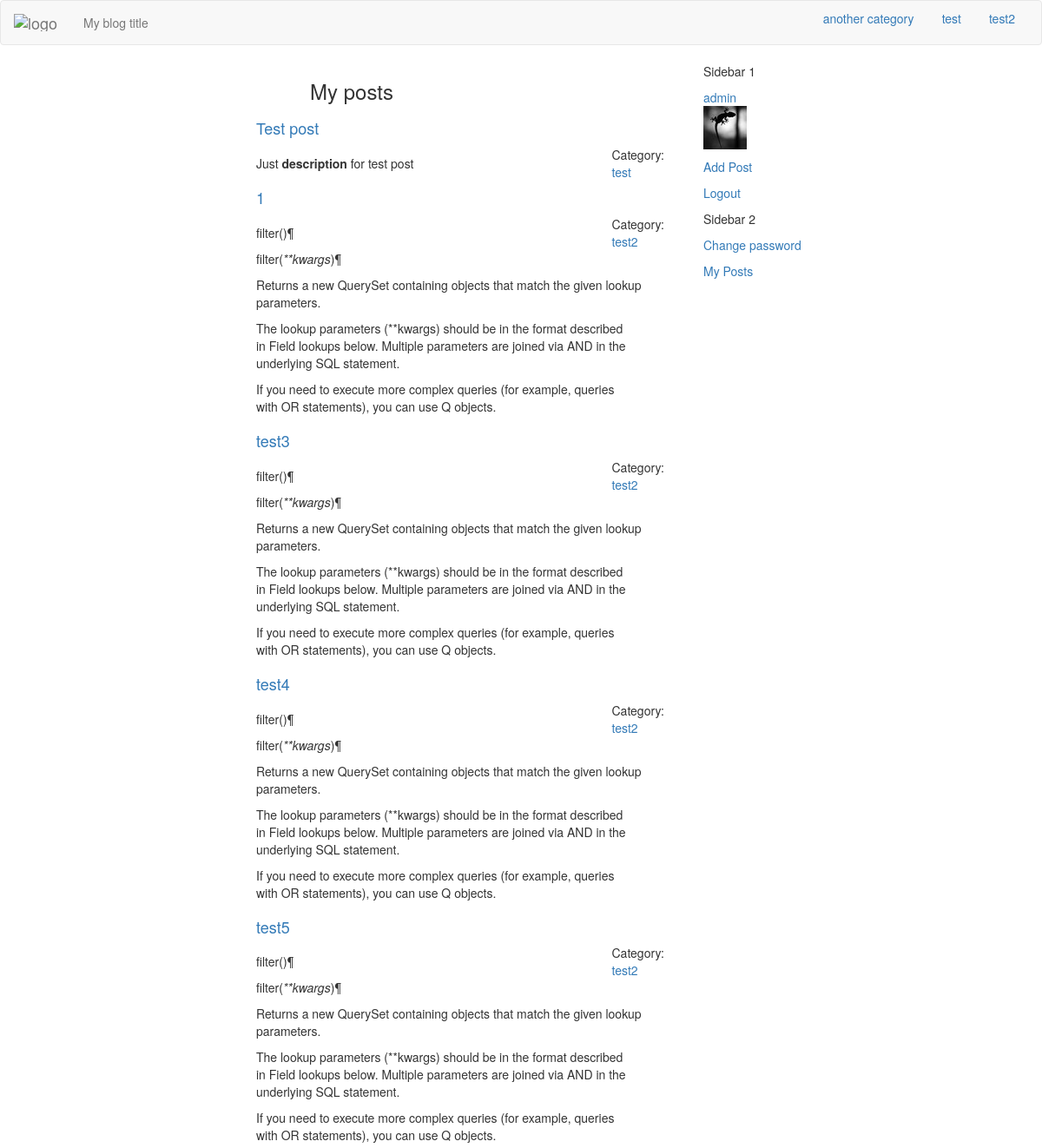
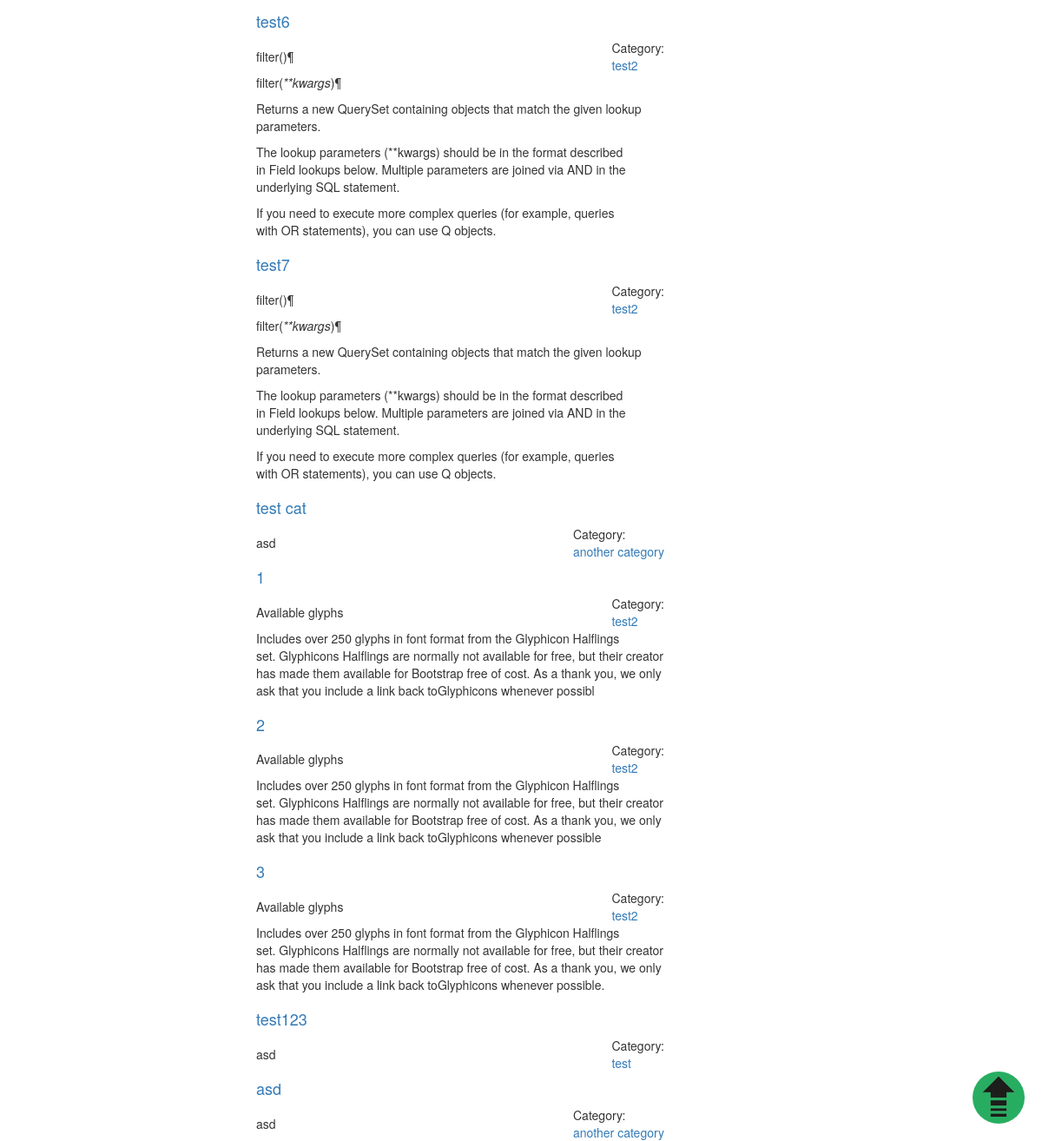
The app's page /dashboard/my-posts/ (signed in), older data (2 pictures, top to bottom).
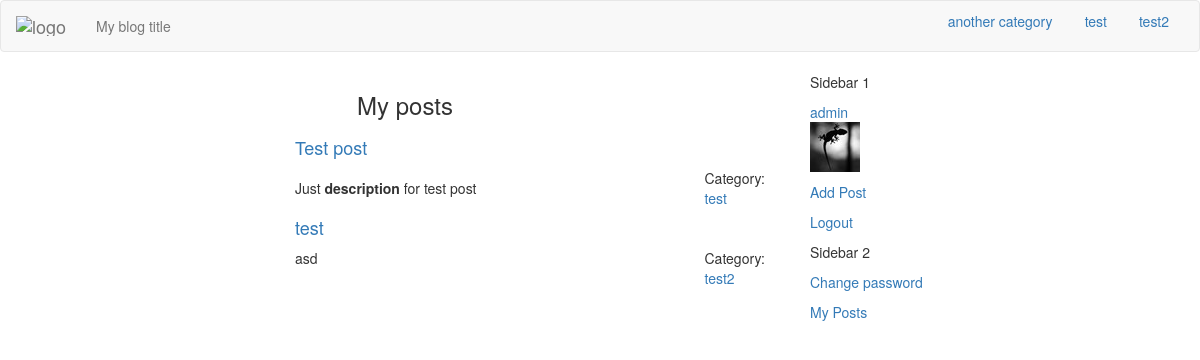
The same page, newer data.
### blog/models.py (models this page shows, shortened)
class Category(models.Model):
    index_together = [
    ["id","name", "order", "slug"],
    ]
    name = models.CharField(max_length=30, unique=True)
    description = models.TextField(max_length=250)
    slug = models.SlugField("URL",blank=True, max_length=150)
    order = models.SmallIntegerField(blank=True, default=1)
    def __str__(self):
        return self.name

class myUser(AbstractBaseUser):
    index_together = [
    ["id", "username", "avatar"],
    ]
    username = models.CharField("Username", max_length=30,
                                blank=False,
                                unique=True)
    avatar = ProcessedImageField(upload_to='avatars',
                                 processors=[ResizeToFit(50, 50)],
                                 format='JPEG',
                                 options={'quality': 90}, blank=True)
    email = models.EmailField(unique=True, blank=False)
    is_active = models.BooleanField("Is active", default=True)
    is_it_staff = models.BooleanField("Is stuff", default=False)
    is_it_superuser = models.BooleanField("Is admin", default=False)
    moderated = models.BooleanField("Moderated", default=True)
    last_login = models.DateTimeField(auto_now=True)
    date_joined = models.DateTimeField(auto_now_add=True)
    REQUIRED_FIELDS = ['email',]
    USERNAME_FIELD = 'username'
    objects = MyUserManager()
    def get_avatar(self):
        return mark_safe('<img src="%s" class ="img-responsive"/>'\
                         % (self.avatar.url))
    get_avatar.short_description = 'Current avatar'

class Post(models.Model):
    index_together = [
    ["title", "description", "post_thumbnail", "author", "category",
     "url", "published", "status"],
    ]
    title = models.CharField(max_length=150)
    description = models.CharField(max_length=150)
    text = models.TextField()
    today = datetime.date.today()
    post_image = models.ImageField(upload_to =
                        str(today.year)+'/'
                        +str(today.month)+'/'+str(today.day)+'/', blank=True)
    post_image.short_description = 'Image'
    post_thumbnail = ImageSpecField(source='post_image',
                                processors=[ResizeToFit(640, 480)],
                                format='JPEG',
                                options={'quality': 85})
    def get_image(self):
        return mark_safe('<img src="%s" class ="img-responsive center-block"/>'\
                         % (self.post_thumbnail.url))
    get_image.short_description = 'Thumbnail'
    created = models.DateTimeField(auto_now_add=True)
    edited = models.DateTimeField(auto_now=True)
    published = models.DateTimeField(default=timezone.now)
    author = models.ForeignKey(settings.AUTH_USER_MODEL,
                               default = 1,
                               on_delete=models.SET_DEFAULT) ###
    category = models.ForeignKey('Category')
    tags = models.ManyToManyField('Tag',
                                        related_name='posts',
                                        related_query_name='tag',
                                        blank=True, null= True)
    url = models.SlugField(blank=True)
    STATUS = (
                ("D", "Draft"),
                ("P","Published"),
    )
    status = models.CharField(max_length=1, choices=STATUS, default="D")
    ordering = ('-published',)
    def get_absolute_url(self):
        cat_url = slugify(self.category)
        post_url = slugify(self.title)
        return "/%s/%s-%i/" % (cat_url, self.url, self.id)

### blog/views.py (the view)
# urls.py: url(r'^dashboard/my-posts/$', views.my_posts, name='my_posts'),
@login_required
def my_posts(request):
    posts = Post.objects.filter(author=request.user.id)
    return render(request, 'dash-my-posts.html', {'posts':posts,
                                              'cat_list': cat_list})

### blog/authentication.py (called while the page is built)
    def get_user(self, user_id):
        try:
            return User.objects.get(pk=user_id)
        except User.DoesNotExist:
            return None

### templates/dash-my-posts.html (shortened to what this page needs)
{% extends "dashboard.html" %}
{% load imagekit %}
{% block content %}
<h3 class="text-center">My posts</h3>
<div class="container-fluid">
{% if posts %}
    {% for post in posts %}
    <div class="row">
    <div class="col-md-4">
    </div>
      <div class="col-md-8">
       <a href="{{ post.get_absolute_url }}" >
         <h4 class="post-title-dash text-center">{{ post.title }} </h4></a>
         <div class="pull-right">Category:
           <a href="
           {% url 'category' category=post.category|slugify %}">
           {{post.category}}</a>
         </div>
            <p class="post-description">{% autoescape off %}
              {{ post.description }}{% endautoescape %}</p>
         </div>
         </div>
    {% endfor %}
{% else %}
<p>
  No posts yet!
</p>
{% endif %}
</div>
{% endblock %}

### templates/dashboard.html (shortened to what this page needs)
{% extends "index.html" %}

### templates/index.html (shortened to what this page needs)
{% load staticfiles %}
{% load compress %}
<!DOCTYPE html>
<html>
<head>
    {% compress css %}
    <link rel="stylesheet" href="/static/css/backtotop.css" type="text/css">
    <link rel="stylesheet" href="/static/css/bootstrap.min.css" type="text/css" />
    <link rel="stylesheet" href="/static/css/custom.css" type="text/css" />
    <link rel="stylesheet" href="/static/css/summernote.css" rel="stylesheet">
    <link rel="stylesheet" href="/static/css/django_summernote.css" rel="stylesheet">
    <link rel="stylesheet" href="/static/css/django_summernote_inplace.css" rel="stylesheet">
    <link rel="stylesheet" href="/static/css/blueimp-gallery.min.css" type="text/css">
    <link rel="stylesheet" href="/static/css/tagmanager.css" type="text/css">
    {% endcompress %}
</head>
<body>
  <div class="navbar navbar-default">
    <div class="container-fluid">
      <div class="navbar-header">
        <a class="navbar-brand ajax-menu" url=""
        href="/">
          <img alt="logo" src="#" /></a>
        <p class="navbar-text">
          My blog title
        </p>
      </div>
      <ul class="nav nav-pills pull-right">
        {% for cat in cat_list %}
          {% if category and cat|slugify == category %}
            <li role="presentation" class="active">
            <a href="{{ request.scheme }}://{{ request.get_host }}/{{ cat|slugify }}"
             url = "{{cat|slugify}}" class="ajax-menu menu" id="{{cat|slugify}}">
              {{ cat }}</a></li>
          {% else %}
            <li role="presentation">
            <a href="{{ request.scheme }}://{{ request.get_host }}/{{ cat|slugify }}"
            url = "{{cat|slugify}}"  class="ajax-menu menu" id="{{cat|slugify}}">
              {{ cat }}</a></li>
          {% endif %}
        {% endfor %}
      </ul>
    </div>
  </div>
<div class="container">
<div class="row">
  <div class="col-md-4 pull-right sidebar">
    <div class="sidebar1">
      <p>
        Sidebar 1<br />
      {% if user.is_authenticated %}
        <p><a href="{% url 'dashboard' %}" single_page
          url = "dashboard" class="ajax-menu">
          {{ user.username }}
                              {% if user.avatar %}
                              {{ user.get_avatar}}
                              {% endif %}</a></p>
        <p><a href="{% url 'add_post' %}" single_page
          url = "add-post" class="ajax-menu">Add Post</a></p>
        <p><a href="{% url 'logout' %}">Logout</a></p>
      {% else %}
        <p><a href="{% url 'signup' %}">Register</a></p>
        <p><a href="{% url 'login' %}">Login</a></p>
      {% endif %}
      </p>
    </div>
    <div class="sidebar2">
      <p>
        Sidebar 2<br />
        <p><a href="{% url 'password_change' %}">Change password</a></p>
        <p><a href="{% url 'my_posts' %}">My Posts</a></p>
      </p>
    </div>
  </div>
<div class="col-md-8 main">
<div class="content">
  <div class="posts">
  {% block content %}
  {% endblock %}
  </div>
</div>
</div>
</div>
</div>
</body>
</html>

### blog/static/css/custom.css (style rules this page uses)
a { display: table!important; }
.main { overflow: hidden; }

### blog/static/css/django_summernote.css (style rules this page uses)
html, body { margin: 0; }

Row changes from the older to the newer data that the page shows:
removed Post: title "1", category "test2", description "filter()¶ filter( **kwargs )¶ Returns a new QuerySet containing objects that match the given lookup parameters. The lookup parameters (**kwargs) should be in the format described in Field lookups below. Multiple parameters are joined via AND in the underlying SQL statement. If you need to execute more complex queries (for example, queries with OR statements), you can use Q objects."
removed Post: title "test3", category "test2", description "filter()¶ filter( **kwargs )¶ Returns a new QuerySet containing objects that match the given lookup parameters. The lookup parameters (**kwargs) should be in the format described in Field lookups below. Multiple parameters are joined via AND in the underlying SQL statement. If you need to execute more complex queries (for example, queries with OR statements), you can use Q objects."
removed Post: title "test4", category "test2", description "filter()¶ filter( **kwargs )¶ Returns a new QuerySet containing objects that match the given lookup parameters. The lookup parameters (**kwargs) should be in the format described in Field lookups below. Multiple parameters are joined via AND in the underlying SQL statement. If you need to execute more complex queries (for example, queries with OR statements), you can use Q objects."
removed Post: title "test5", category "test2", description "filter()¶ filter( **kwargs )¶ Returns a new QuerySet containing objects that match the given lookup parameters. The lookup parameters (**kwargs) should be in the format described in Field lookups below. Multiple parameters are joined via AND in the underlying SQL statement. If you need to execute more complex queries (for example, queries with OR statements), you can use Q objects."
removed Post: title "test6", category "test2", description "filter()¶ filter( **kwargs )¶ Returns a new QuerySet containing objects that match the given lookup parameters. The lookup parameters (**kwargs) should be in the format described in Field lookups below. Multiple parameters are joined via AND in the underlying SQL statement. If you need to execute more complex queries (for example, queries with OR statements), you can use Q objects."
removed Post: title "test7", category "test2", description "filter()¶ filter( **kwargs )¶ Returns a new QuerySet containing objects that match the given lookup parameters. The lookup parameters (**kwargs) should be in the format described in Field lookups below. Multiple parameters are joined via AND in the underlying SQL statement. If you need to execute more complex queries (for example, queries with OR statements), you can use Q objects."
removed Post: title "test cat", category "another category", description "asd"
removed Post: title "1", category "test2", description "Available glyphs Includes over 250 glyphs in font format from the Glyphicon Halflings set. Glyphicons Halflings are normally not available for free, but their creator has made them available for Bootstrap free of cost. As a thank you, we only ask that you include a link back toGlyphicons whenever possibl"
removed Post: title "2", category "test2", description "Available glyphs Includes over 250 glyphs in font format from the Glyphicon Halflings set. Glyphicons Halflings are normally not available for free, but their creator has made them available for Bootstrap free of cost. As a thank you, we only ask that you include a link back toGlyphicons whenever possible"
removed Post: title "3", category "test2", description "Available glyphs Includes over 250 glyphs in font format from the Glyphicon Halflings set. Glyphicons Halflings are normally not available for free, but their creator has made them available for Bootstrap free of cost. As a thank you, we only ask that you include a link back toGlyphicons whenever possible."
removed Post: title "test123", category "test", description "asd"
removed Post: title "asd", category "another category", description "asd"
added Post: title "test", category "test2", description "asd"
